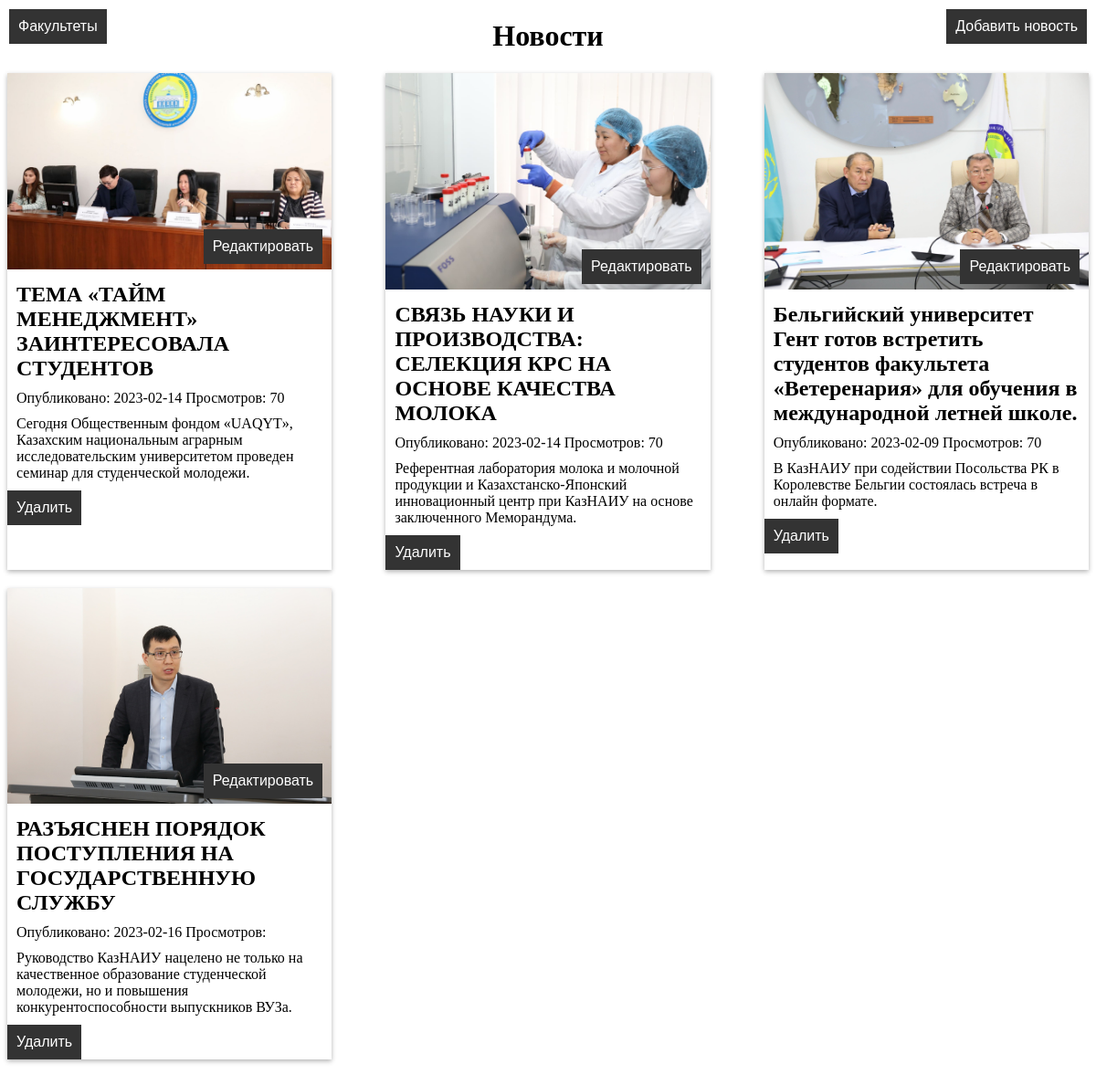
Page /admin_panel.php on the committed database.
### tables this page shows
CREATE TABLE `news` (
  `id` int UNSIGNED NOT NULL,
  `Title` varchar(150) NOT NULL,
  `Description` text NOT NULL,
  `Text` text NOT NULL,
  `Publication Date` date NOT NULL,
  `Author` varchar(100) NOT NULL,
  `Image` varchar(100) NOT NULL,
  `Category` varchar(100) NOT NULL,
  `Tags` varchar(100) NOT NULL,
  `Views` int UNSIGNED DEFAULT NULL,
  `Rating` int UNSIGNED DEFAULT NULL,
  `Status` varchar(100) NOT NULL
);

### admin_panel.php (the view, shortened to what this page needs)
<?php
  require_once 'config/connect.php';
?>
<!DOCTYPE html>
<html>
  <head>
    <link rel="stylesheet" href="css/admin_panel.css">
  </head>
  <body>
    <center><h1>Новости</h1></center>
    <button class="faculty-btn" onclick="window.location.href = 'faculty.php';">Факультеты</button>
    <button class="add-news-btn" onclick="window.location.href = 'add_news.php';">Добавить новость</button>
    <div class="container">
        <?php
          $news = mysqli_query($connect, "SELECT * FROM `news`");
          $news = mysqli_fetch_all($news);
          foreach ($news as $arqument) {
              $id = $arqument[0];
              $title = $arqument[1];
              $description = $arqument[2];
              $date = $arqument[4];
              $image = $arqument[6];
              $views = $arqument[9];
        ?>
        <div class="card">
          <div style="position: relative;">
            <img src="img_archive/<?= $image?>">
            <button class="edit-news-btn" onclick='window.location.href = "update_news.php?id=<?=$id ?>";'>Редактировать</button>
          </div>
          <h2><?= $title?></h2>
          <div class="meta">
            <span class="date">Опубликовано: <?= $date?></span>
            <span class="views">Просмотров: <?= $views?></span>
          </div>
            <p><?= $description?></p>
        <button class="delete-news-btn" onclick='window.location.href = "vendor/delete_news.php?id=<?= $id?>"'>Удалить</button>
        </div>
        <?php
          }
        ?>
  </body>
</html>

### css/admin_panel.css (style rules this page uses)
.container { display: flex; flex-wrap: wrap; justify-content: space-between; }
.card { width: 30%; margin-bottom: 20px; box-shadow: 0 2px 5px rgba(0, 0, 0, 0.3); }
.card img { width: 100%; height: auto; }
.card h2 { margin: 10px; }
.card .meta { margin: 10px; }
.card p { margin: 10px; }
.faculty-btn { position: absolute; top: 10px; left: 10px; background-color: #333; color: #fff; border: none; padding: 10px; font-size: 16px; cursor: pointer; }
.add-news-btn { position: absolute; top: 10px; right: 10px; background-color: #333; color: #fff; border: none; padding: 10px; font-size: 16px; cursor: pointer; }
.delete-news-btn { position: inherit; bottom: 0px; right: 0px; background-color: #333; color: #fff; border: none; padding: 10px; font-size: 16px; cursor: pointer; }
.edit-news-btn { position: absolute; bottom: 10px; right: 10px; background-color: #333; color: #fff; border: none; padding: 10px; font-size: 16px; cursor: pointer; }

### rows in the picture
news: Image (picture), Title "ТЕМА «ТАЙМ МЕНЕДЖМЕНТ» ЗАИНТЕРЕСОВАЛА СТУДЕНТОВ", Publication Date "2023-02-14", Views "70", Description "Сегодня Общественным фондом «UAQYT», Казахским национальным аграрным исследовательским университетом проведен семинар для студенческой молодежи."
news: Image (picture), Title "СВЯЗЬ НАУКИ И ПРОИЗВОДСТВА: СЕЛЕКЦИЯ КРС НА ОСНОВЕ КАЧЕСТВА МОЛОКА", Publication Date "2023-02-14", Views "70", Description "Референтная лаборатория молока и молочной продукции и Казахстанско-Японский инновационный центр при КазНАИУ на основе заключенного Меморандума."
news: Image (picture), Title "Бельгийский университет Гент готов встретить студентов факультета «Ветеренария» для обучения в международной летней школе.", Publication Date "2023-02-09", Views "70", Description "В КазНАИУ при содействии Посольства РК в Королевстве Бельгии состоялась встреча в онлайн формате."
news: Image (picture), Title "РАЗЪЯСНЕН ПОРЯДОК ПОСТУПЛЕНИЯ НА ГОСУДАРСТВЕННУЮ СЛУЖБУ", Publication Date "2023-02-16", Description "Руководство КазНАИУ нацелено не только на качественное образование студенческой молодежи, но и повышения конкурентоспособности выпускников ВУЗа."
